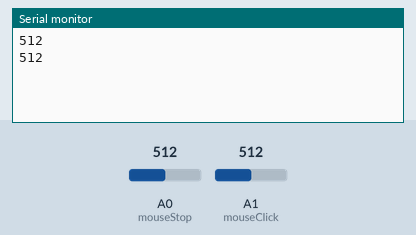
Recording of a sketch running on a simulated Arduino Leonardo, built with avr-gcc and run on an emulated ATmega32U4. Parts: the last lines printed to the serial monitor. The inputs (shaded band) are chosen by the test bench; at power-on: A1 (mouseClick) = 512, A0 (mouseStop) = 512. USB keyboard and mouse output is not drawn.

Above: at 1.8 s.
1.9 s: A1 (mouseClick) set to 716
At 2.8 s:
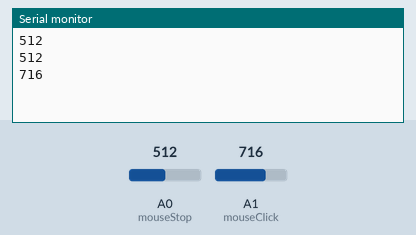
3.4 s: A1 (mouseClick) set to 900
At 4.4 s:
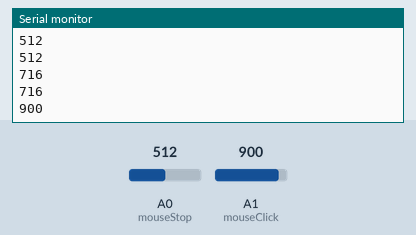
Timing chart, 0 to 6.4 s (numbered marks = the images above; inputs shaded):
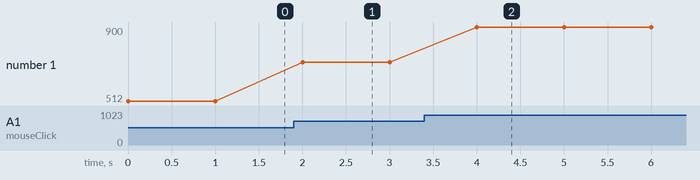

Measured:
- after the input at 1.9 s, the serial monitor: prints a new line after 0.10 s (image 1)
- after the input at 3.4 s, the serial monitor: prints a new line after 0.60 s (image 2)
- plotted number 1: 512 → 716 after the input at 1.9 s, 716 → 900 after the input at 3.4 s

The sketch:

CODE_CLICK1.ino
```cpp
#include <Mouse.h>
// set pin number for the electrode connected to deltoid :
int mouseStop = A0;
int mouseClick = A1;
int VAL=0;
void setup() {  // initialize the electrode' input:
  pinMode(mouseClick, INPUT); //set signal from electrode as input//
  Serial.begin(9600);
  pinMode(mouseStop,INPUT);
  // initialize mouse control:
  Mouse.begin();}
void loop(){
  VAL=analogRead(mouseClick);
  Serial.println(VAL);
   if(VAL>300);{//if deltoid is contracted and voltage is generated//
    Mouse.click(); //left click with the mouse//
    delay(500);
   }
   if (analogRead(mouseStop) > 1){
    Mouse.end();
    delay(500);
   }
}
```
